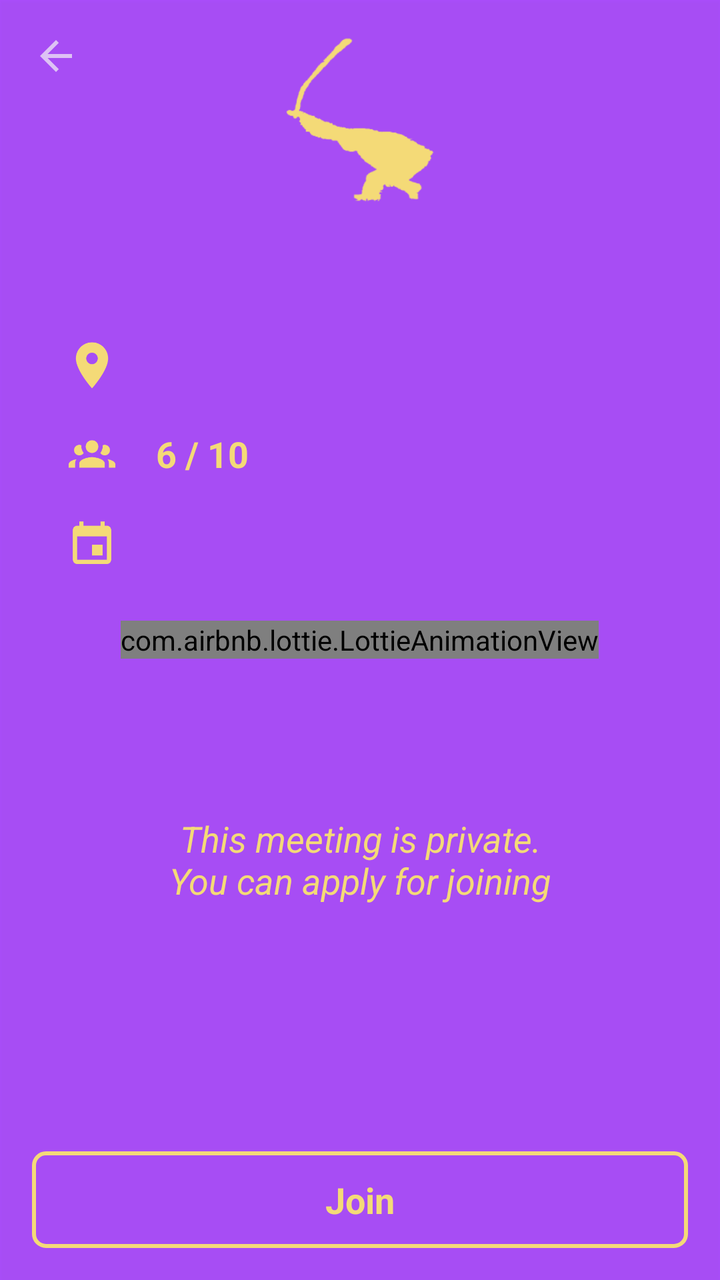
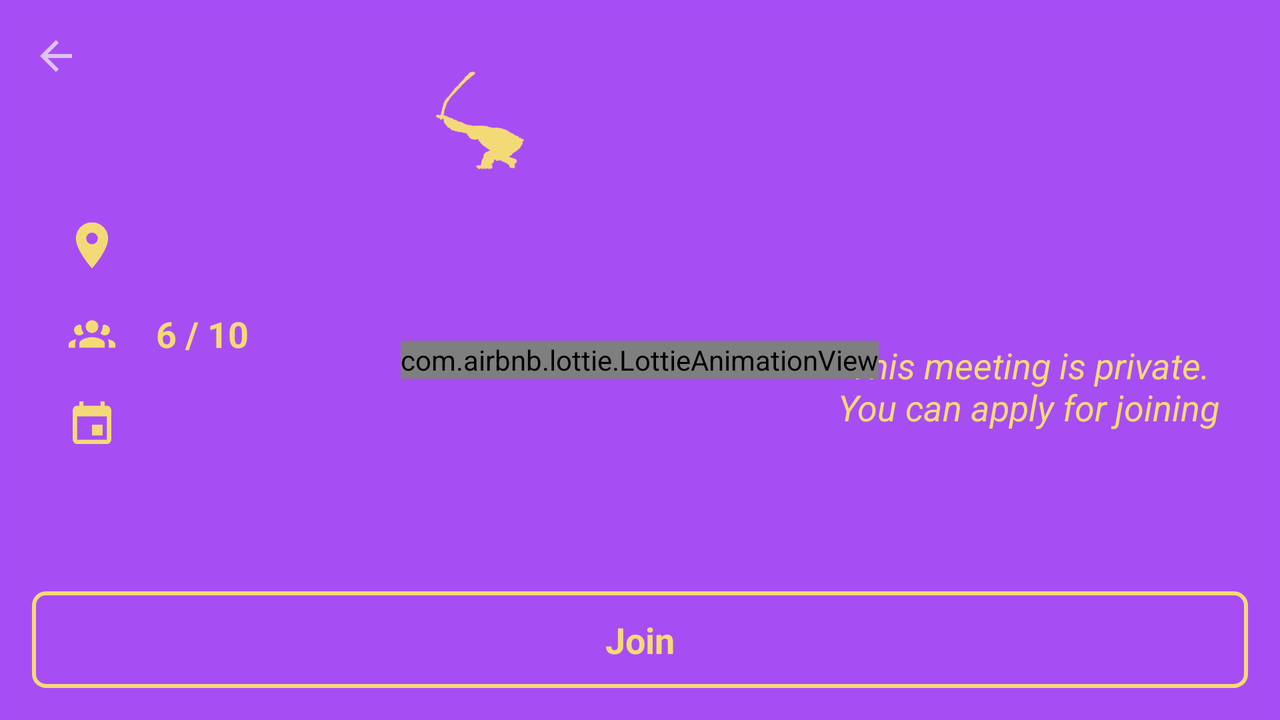

Compare how this app lays out the same screen by default and in its alternative resource folder. The renders come first, then the two layout files and the values they reference.
<!-- AndroidManifest.xml: application theme AppTheme -->
<!-- res/layout/fragment_join.xml -->
<?xml version="1.0" encoding="utf-8"?>
<androidx.constraintlayout.widget.ConstraintLayout xmlns:android="http://schemas.android.com/apk/res/android"
    xmlns:app="http://schemas.android.com/apk/res-auto"
    xmlns:tools="http://schemas.android.com/tools"
    android:layout_width="match_parent"
    android:layout_height="match_parent"
    android:background="@color/colorPrimary">

    <androidx.appcompat.widget.Toolbar
        android:id="@+id/toolbarJoin"
        android:layout_width="match_parent"
        android:layout_height="?attr/actionBarSize"
        app:layout_constraintTop_toTopOf="parent"
        app:navigationIcon="?attr/homeAsUpIndicator" />

    <ImageView
        android:id="@+id/ivMeetingType"
        android:layout_width="100dp"
        android:layout_height="100dp"
        android:layout_marginTop="10dp"
        app:layout_constraintEnd_toEndOf="parent"
        app:layout_constraintStart_toStartOf="parent"
        app:layout_constraintTop_toTopOf="parent"
        tools:src="@drawable/ic_bund_large" />

    <TextView
        android:id="@+id/tvName"
        style="@style/TextLarge"
        android:layout_width="wrap_content"
        android:layout_height="wrap_content"
        android:textColor="@color/colorAccent"
        app:layout_constraintEnd_toEndOf="parent"
        app:layout_constraintHorizontal_bias="0.5"
        app:layout_constraintStart_toStartOf="parent"
        app:layout_constraintTop_toBottomOf="@id/ivMeetingType"
        tools:text="@tools:sample/lorem" />

    <ImageView
        android:id="@+id/ivMarker"
        android:layout_width="wrap_content"
        android:layout_height="wrap_content"
        android:layout_marginStart="30dp"
        android:src="@drawable/ic_marker"
        app:layout_constraintBottom_toBottomOf="@id/tvAddress"
        app:layout_constraintStart_toStartOf="parent"
        app:layout_constraintTop_toTopOf="@id/tvAddress" />

    <TextView
        android:id="@+id/tvAddress"
        style="@style/TextOnly"
        android:layout_width="0dp"
        android:layout_height="wrap_content"
        android:layout_marginStart="16dp"
        android:layout_marginTop="20dp"
        android:layout_marginEnd="24dp"
        android:textAlignment="viewStart"
        android:textColor="@color/colorAccent"
        app:layout_constraintEnd_toEndOf="parent"
        app:layout_constraintStart_toEndOf="@id/ivMarker"
        app:layout_constraintTop_toBottomOf="@id/tvName"
        tools:text="@tools:sample/cities" />

    <TextView
        android:id="@+id/tvRatio"
        style="@style/TextOnly"
        android:layout_width="0dp"
        android:layout_height="wrap_content"
        android:layout_marginStart="16dp"
        android:layout_marginTop="20dp"
        android:layout_marginEnd="24dp"
        android:textAlignment="viewStart"
        android:textColor="@color/colorAccent"
        app:layout_constraintEnd_toEndOf="parent"
        app:layout_constraintStart_toEndOf="@id/ivMarker"
        app:layout_constraintTop_toBottomOf="@id/tvAddress"
        tools:text="6 / 10" />

    <ImageView
        android:id="@+id/ivPeople"
        android:layout_width="wrap_content"
        android:layout_height="wrap_content"
        android:layout_marginStart="30dp"
        android:src="@drawable/ic_people"
        app:layout_constraintBottom_toBottomOf="@id/tvRatio"
        app:layout_constraintStart_toStartOf="parent"
        app:layout_constraintTop_toTopOf="@id/tvRatio" />

    <TextView
        android:id="@+id/tvDate"
        style="@style/TextOnly"
        android:layout_width="0dp"
        android:layout_height="wrap_content"
        android:layout_marginStart="16dp"
        android:layout_marginTop="20dp"
        android:layout_marginEnd="24dp"
        android:textAlignment="viewStart"
        android:textColor="@color/colorAccent"
        app:layout_constraintEnd_toEndOf="parent"
        app:layout_constraintStart_toEndOf="@id/ivMarker"
        app:layout_constraintTop_toBottomOf="@id/tvRatio"
        tools:text="@tools:sample/date/ddmmyy" />

    <ImageView
        android:id="@+id/ivDate"
        android:layout_width="wrap_content"
        android:layout_height="wrap_content"
        android:layout_marginStart="30dp"
        android:src="@drawable/ic_calendar"
        app:layout_constraintBottom_toBottomOf="@id/tvDate"
        app:layout_constraintStart_toStartOf="parent"
        app:layout_constraintTop_toTopOf="@id/tvDate" />

    <TextView
        android:id="@+id/tvPrivateMeeting"
        style="@style/TextOnly"
        android:layout_width="wrap_content"
        android:layout_height="wrap_content"
        android:text="@string/meeting_is_private"
        android:textColor="@color/colorAccent"
        android:textStyle="italic"
        android:visibility="invisible"
        app:layout_constraintBottom_toTopOf="@+id/btnJoin"
        app:layout_constraintEnd_toEndOf="parent"
        app:layout_constraintHorizontal_bias="0.5"
        app:layout_constraintStart_toStartOf="parent"
        app:layout_constraintTop_toBottomOf="@+id/tvDate"
        tools:visibility="visible" />

    <TextView
        android:id="@+id/btnJoin"
        style="@style/ButtonFramed"
        android:layout_width="match_parent"
        android:layout_height="wrap_content"
        android:layout_marginStart="16dp"
        android:layout_marginEnd="16dp"
        android:layout_marginBottom="16dp"
        android:text="@string/join"
        app:layout_constraintBottom_toBottomOf="parent"
        app:layout_constraintEnd_toEndOf="parent"
        app:layout_constraintHorizontal_bias="0.5"
        app:layout_constraintStart_toStartOf="parent" />

    <FrameLayout
        android:id="@+id/flProgress"
        android:layout_width="match_parent"
        android:layout_height="match_parent"
        android:background="@color/colorSemitransparent"
        android:translationZ="1dp"
        android:visibility="gone"
        tools:visibility="visible">

        <com.airbnb.lottie.LottieAnimationView
            android:layout_width="wrap_content"
            android:layout_height="wrap_content"
            android:layout_gravity="center"
            app:lottie_autoPlay="true"
            app:lottie_loop="true"
            app:lottie_rawRes="@raw/anim_progress_yellow"
            app:lottie_speed="1" />

    </FrameLayout>

</androidx.constraintlayout.widget.ConstraintLayout>
<!-- resources referenced by this layout -->
<resources>
  <color name="colorAccent">#FFD740</color>
  <color name="colorPrimary">#8800FF</color>
  <color name="colorSemitransparent">#4Dffffff</color>
  <!-- drawable ic_bund_large: png bitmap (drawable, 7263 bytes) -->
  <string name="join">Join</string>
  <string name="meeting_is_private">This meeting is private.\nYou can apply for joining</string>
  <style name="ButtonFramed" parent="ButtonNormal">
          <item name="android:background">@drawable/bg_btn_framed</item>
          <item name="android:textColor">@drawable/selector_btn_framed_text</item>
      </style>
  <style name="TextLarge">
          <item name="android:textStyle">bold</item>
          <item name="android:textSize">30sp</item>
          <item name="android:textColor">@color/colorAccent</item>
          <item name="android:background">@null</item>
          <item name="android:textAlignment">center</item>
      </style>
  <style name="TextOnly">
          <item name="android:textStyle">bold</item>
          <item name="android:textSize">18sp</item>
          <item name="android:textColor">@color/colorPrimary</item>
          <item name="android:background">@null</item>
          <item name="android:textAlignment">center</item>
      </style>
  <style name="AppTheme" parent="Theme.MaterialComponents.NoActionBar">
          
          <item name="colorPrimary">@color/colorPrimary</item>
          <item name="colorPrimaryDark">@color/colorPrimaryDark</item>
          <item name="colorAccent">@color/colorAccent</item>
          
          <item name="android:windowBackground">@color/colorAlmostWhite</item>
          
      </style>
  <style name="ButtonNormal">
          <item name="android:clickable">true</item>
          <item name="android:focusable">true</item>
          <item name="android:paddingStart">20dp</item>
          <item name="android:paddingEnd">20dp</item>
          <item name="android:paddingTop">12dp</item>
          <item name="android:paddingBottom">12dp</item>
          <item name="android:textStyle">bold</item>
          <item name="android:textSize">18sp</item>
          <item name="android:textColor">@color/colorAccent</item>
          <item name="android:background">@drawable/bg_btn_normal</item>
          <item name="android:textAlignment">center</item>
      </style>
  <!-- drawable bg_btn_framed (drawable) -->
  <?xml version="1.0" encoding="utf-8"?>
  <selector xmlns:android="http://schemas.android.com/apk/res/android">
      <item android:drawable="@drawable/bg_btn_framed_pressed" android:state_pressed="true" />
      <item android:drawable="@drawable/bg_btn_framed_unpressed" />
  </selector>
  <!-- drawable selector_btn_framed_text (drawable) -->
  <?xml version="1.0" encoding="utf-8"?>
  <selector xmlns:android="http://schemas.android.com/apk/res/android">
      <item android:color="@color/colorPrimary" android:state_pressed="true" />
      <item android:color ="@color/colorAccent" />
  </selector>
  <color name="colorPrimaryDark">#6700E4</color>
  <color name="colorAlmostWhite">#fafafa</color>
  <!-- drawable bg_btn_normal (drawable) -->
  <?xml version="1.0" encoding="utf-8"?>
  <selector xmlns:android="http://schemas.android.com/apk/res/android">
      <item android:state_pressed="true" android:drawable="@drawable/bg_btn_normal_pressed" />
      <item android:drawable="@drawable/bg_btn_normal_unpressed" />
  </selector>
  <!-- drawable bg_btn_framed_pressed (drawable) -->
  <?xml version="1.0" encoding="utf-8"?>
  <shape xmlns:android="http://schemas.android.com/apk/res/android"
      android:shape="rectangle">
      <solid android:color="@color/colorAccent" />
      <corners android:radius="@dimen/corner_radius" />
  </shape>
  <!-- drawable bg_btn_framed_unpressed (drawable) -->
  <?xml version="1.0" encoding="utf-8"?>
  <shape xmlns:android="http://schemas.android.com/apk/res/android"
      android:shape="rectangle">
      <stroke android:color="@color/colorAccent" android:width="2dp" />
      <corners android:radius="@dimen/corner_radius" />
  </shape>
  <dimen name="corner_radius">6dp</dimen>
  <!-- some entries are left out for length -->
</resources>
<!-- res/layout-land/fragment_join.xml (the repository's variant of the layout above) -->
<!-- drawn on the phone turned sideways -->
<?xml version="1.0" encoding="utf-8"?>
<androidx.constraintlayout.widget.ConstraintLayout xmlns:android="http://schemas.android.com/apk/res/android"
    xmlns:app="http://schemas.android.com/apk/res-auto"
    xmlns:tools="http://schemas.android.com/tools"
    android:layout_width="match_parent"
    android:layout_height="match_parent"
    android:background="@color/colorPrimary">

    <androidx.appcompat.widget.Toolbar
        android:id="@+id/toolbarJoin"
        android:layout_width="match_parent"
        android:layout_height="?attr/actionBarSize"
        app:layout_constraintTop_toTopOf="parent"
        app:navigationIcon="?attr/homeAsUpIndicator" />

    <ImageView
        android:id="@+id/ivMeetingType"
        android:layout_width="60dp"
        android:layout_height="60dp"
        android:layout_marginStart="10dp"
        android:layout_marginTop="10dp"
        app:layout_constraintBottom_toTopOf="@id/tvAddress"
        app:layout_constraintEnd_toStartOf="@id/tvName"
        app:layout_constraintHorizontal_bias="0.8"
        app:layout_constraintStart_toStartOf="parent"
        app:layout_constraintTop_toTopOf="parent"
        tools:src="@drawable/ic_bund_large" />

    <TextView
        android:id="@+id/tvName"
        style="@style/TextLarge"
        android:layout_width="wrap_content"
        android:layout_height="wrap_content"
        android:layout_marginTop="50dp"
        android:textColor="@color/colorAccent"
        app:layout_constraintEnd_toEndOf="parent"
        app:layout_constraintHorizontal_bias="0.5"
        app:layout_constraintStart_toStartOf="parent"
        app:layout_constraintTop_toTopOf="parent"
        tools:text="@tools:sample/lorem" />

    <ImageView
        android:id="@+id/ivMarker"
        android:layout_width="wrap_content"
        android:layout_height="wrap_content"
        android:layout_marginStart="30dp"
        android:src="@drawable/ic_marker"
        app:layout_constraintBottom_toBottomOf="@id/tvAddress"
        app:layout_constraintStart_toStartOf="parent"
        app:layout_constraintTop_toTopOf="@id/tvAddress" />

    <TextView
        android:id="@+id/tvAddress"
        style="@style/TextOnly"
        android:layout_width="0dp"
        android:layout_height="wrap_content"
        android:layout_marginStart="16dp"
        android:layout_marginTop="20dp"
        android:textAlignment="viewStart"
        android:textColor="@color/colorAccent"
        app:layout_constraintEnd_toStartOf="@id/tvPrivateMeeting"
        app:layout_constraintStart_toEndOf="@id/ivMarker"
        app:layout_constraintTop_toBottomOf="@id/tvName"
        tools:text="@tools:sample/cities" />

    <TextView
        android:id="@+id/tvRatio"
        style="@style/TextOnly"
        android:layout_width="0dp"
        android:layout_height="wrap_content"
        android:layout_marginStart="16dp"
        android:layout_marginTop="20dp"
        android:textAlignment="viewStart"
        android:textColor="@color/colorAccent"
        app:layout_constraintEnd_toStartOf="@id/tvPrivateMeeting"
        app:layout_constraintStart_toEndOf="@id/ivMarker"
        app:layout_constraintTop_toBottomOf="@id/tvAddress"
        tools:text="6 / 10" />

    <ImageView
        android:id="@+id/ivPeople"
        android:layout_width="wrap_content"
        android:layout_height="wrap_content"
        android:layout_marginStart="30dp"
        android:src="@drawable/ic_people"
        app:layout_constraintBottom_toBottomOf="@id/tvRatio"
        app:layout_constraintStart_toStartOf="parent"
        app:layout_constraintTop_toTopOf="@id/tvRatio" />

    <TextView
        android:id="@+id/tvDate"
        style="@style/TextOnly"
        android:layout_width="0dp"
        android:layout_height="wrap_content"
        android:layout_marginStart="16dp"
        android:layout_marginTop="20dp"
        android:textAlignment="viewStart"
        android:textColor="@color/colorAccent"
        app:layout_constraintEnd_toStartOf="@id/tvPrivateMeeting"
        app:layout_constraintStart_toEndOf="@id/ivMarker"
        app:layout_constraintTop_toBottomOf="@id/tvRatio"
        tools:text="@tools:sample/date/ddmmyy" />

    <ImageView
        android:id="@+id/ivDate"
        android:layout_width="wrap_content"
        android:layout_height="wrap_content"
        android:layout_marginStart="30dp"
        android:src="@drawable/ic_calendar"
        app:layout_constraintBottom_toBottomOf="@id/tvDate"
        app:layout_constraintStart_toStartOf="parent"
        app:layout_constraintTop_toTopOf="@id/tvDate" />

    <TextView
        android:id="@+id/tvPrivateMeeting"
        style="@style/TextOnly"
        android:layout_width="wrap_content"
        android:layout_height="wrap_content"
        android:layout_marginEnd="30dp"
        android:text="@string/meeting_is_private"
        android:textColor="@color/colorAccent"
        android:textStyle="italic"
        android:visibility="invisible"
        app:layout_constraintBottom_toTopOf="@+id/btnJoin"
        app:layout_constraintEnd_toEndOf="parent"
        app:layout_constraintTop_toBottomOf="@id/tvName"
        tools:visibility="visible" />

    <TextView
        android:id="@+id/btnJoin"
        style="@style/ButtonFramed"
        android:layout_width="match_parent"
        android:layout_height="wrap_content"
        android:layout_marginStart="16dp"
        android:layout_marginEnd="16dp"
        android:layout_marginBottom="16dp"
        android:text="@string/join"
        app:layout_constraintBottom_toBottomOf="parent"
        app:layout_constraintEnd_toEndOf="parent"
        app:layout_constraintHorizontal_bias="0.5"
        app:layout_constraintStart_toStartOf="parent" />

    <FrameLayout
        android:id="@+id/flProgress"
        android:layout_width="match_parent"
        android:layout_height="match_parent"
        android:background="@color/colorSemitransparent"
        android:translationZ="1dp"
        android:visibility="gone"
        tools:visibility="visible">

        <com.airbnb.lottie.LottieAnimationView
            android:layout_width="wrap_content"
            android:layout_height="wrap_content"
            android:layout_gravity="center"
            app:lottie_autoPlay="true"
            app:lottie_loop="true"
            app:lottie_rawRes="@raw/anim_progress_yellow"
            app:lottie_speed="1" />

    </FrameLayout>

</androidx.constraintlayout.widget.ConstraintLayout>
